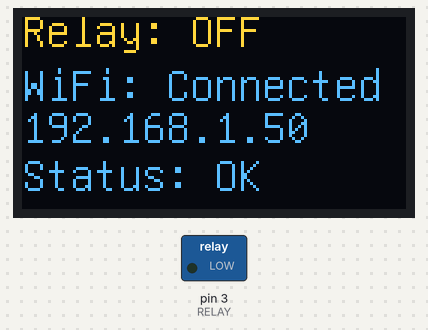
A sketch run on a simulated Arduino Uno, built with avr-gcc and run on an emulated ATmega328P. Parts: 128×64 one-colour display, switched loads named in the sketch (green lamp = pin HIGH). The OLED is the two-colour kind (top 16 rows yellow); the modem accepts every AT command (registered, SIM ready, sends succeed) and sends nothing else; what the sketch prints to the serial monitor is not drawn.

Above: at 5.7 s.

The sketch:

smart_outlet.ino
```cpp
#include <U8glib.h>
#include "SoftwareSerial.h"


U8GLIB_SSD1306_128X64 u8g(U8G_I2C_OPT_NONE | U8G_I2C_OPT_DEV_0); // I2C / TWI

#define DEBUG true
#define RELAY 3

SoftwareSerial WiFiModule(10, 11);

String getResponse(String command, String line, const int timeout) {
  String response = "";
  WiFiModule.print(command);
  long int time = millis();
  while ((time + timeout) > millis()) {
    while (WiFiModule.available()) {
      char c = WiFiModule.read();
      response += c;
      if (c == '\n') {
        break;
      }
    }
    if (response.indexOf(line) != -1) {
      //Serial.print(response);
      return response;
    }
  }
}

String sendData(String command, const int timeout, boolean debug) {
  String response = getResponse(command, "OK", timeout);

  return response;
}

boolean conntectToWifi(String SSID, String password) {
  sendData("AT+CWMODE=1\r\n", 1000, false);
  String query = String("AT+CWJAP=\"" + SSID + "\",\"" + password + "\"\r\n");
  String response = sendData(query, 10000, false);
  if (response.length() > 0) {
    return true;
  } else {
    return false;
  }
}

//get ip from network
String getIP() {
  String response = getResponse("AT+CIFSR\r\n", "OK", 1000);
  if (response.indexOf("STAIP")) {
    int ipBegin = response.indexOf("\"") + 1;
    int ipEnd = response.indexOf("\"", ipBegin);
    return response.substring(ipBegin, ipEnd);
  } else {
    return "";
  }
}


boolean sendMessage(String file, String params) {
  String httpHeader = String("GET /" + file + params + " HTTP/1.1\r\nHost: smarthome.local\r\nConnection: alive\r\n\r\n");
  sendData(String("AT+CIPSEND=" + String(httpHeader.length()) + "\r\n"), 2000, false);
  while (WiFiModule.available()) {
    WiFiModule.read();
  }
  String response = getResponse(httpHeader, "SEND OK", 10000);
}

String getMessage(String file, String params) {

  String httpHeader = String("GET /" + file + params + " HTTP/1.1\r\nHost: smarthome.local\r\nConnection: alive\r\n\r\n");
  sendData(String("AT+CIPSEND=" + String(httpHeader.length()) + "\r\n"), 2000, false);
  while (WiFiModule.available()) {
    WiFiModule.read();
  }
  String response = getResponse(httpHeader, "SEND OK", 10000);

  long int some = millis();
  String res = "";
  while ((some + 5000) > millis()) {
    while (WiFiModule.available()) {
      char c = WiFiModule.read();
      res += c;
    }
    if (res.indexOf("SHCE") != -1) {

      return res.substring(res.indexOf("SHCS") + 5, res.length() - 5);
    }
  }
}

//setup loop for evry device
void setup() {
  Serial.begin(19200);
  WiFiModule.begin(19200);
  u8g.setFont(u8g_font_unifont);
  u8g.setColorIndex(1); // Instructs the display to draw with a pixel on.
  pinMode(RELAY, OUTPUT);
  tryConnect();

}


void loop() {
  String contain = "192.168";
  String test = getIP();

  //if connection was lost try to reconnect to the network
  if (test.indexOf(contain) != -1) {
    Serial.println("Connection OK");
  }
  else {
    tryConnect();
  }

  //display on the screen
  u8g.firstPage();
  String command = getMessage("adruino_power.php", "");

  //get variable from network if was turned on or off
  int switchState = atoi(command.substring(8, command.length()).c_str());
  Serial.print(switchState);


  if (switchState) {
    //update info on the screen
    do {
      printScreen(switchState);
    } while ( u8g.nextPage() );

    //turn of relay
    digitalWrite(RELAY, HIGH);

  } else {
    //update info on the screen
    do {
      printScreen(switchState);
    } while ( u8g.nextPage() );


    //change turn off relay
    digitalWrite(RELAY, LOW);

  }

  //print in serial monitor
  Serial.println("\n test " + test);
  Serial.println ("\n" + getIP());

  delay(500);

}

//connect to wifi and print in serial monitor status
void tryConnect() {
  while (WiFiModule.available()) {
    Serial.write(WiFiModule.read());
  }
  boolean connection = conntectToWifi("SmartHome", "smarthome");
  if (connection) {
    String response = sendData("AT+CIPSTART=\"TCP\",\"smarthome.local\",80\r\n", 2000, false);
    Serial.print("Connected\n");
  }
}

//print info on the screen about wifi
//ip, status and if relay is on or not
void printScreen(int switchState) {

  //obtain IP adress
  String wifi = getIP();

  //check if switch is turned on or off
  if (switchState == 1) {
    u8g.drawStr( 0, 10, "Relay: ON");
  }
  else {
    u8g.drawStr( 0, 10, "Relay: OFF");
  }

  //check wifi status if there is no substring
  //means its not connected
  if (wifi.indexOf("192.168.") != -1) {
    u8g.drawStr( 0, 28, "WiFi: Connected");
    u8g.drawStr( 0, 42, wifi.c_str());
    u8g.drawStr( 0, 58, "Status: OK");
  }

  //disconnected
  else {
    u8g.drawStr( 0, 28, "WiFi: NO WiFi");
    u8g.drawStr( 0, 42, wifi.c_str());
    u8g.drawStr( 0, 58, "Status: N/A");
  }
}
//end print screen function

//------------------------------------------------------------------
```
